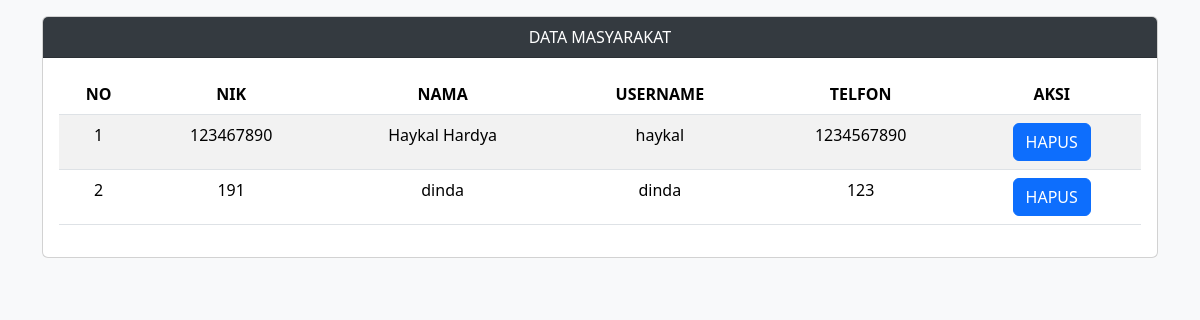
Page /admin/data_masyarakat.php on the committed database.
### tables this page shows
CREATE TABLE `masyarakat` (
  `nik` char(16) NOT NULL,
  `nama` varchar(35) NOT NULL,
  `username` varchar(25) NOT NULL,
  `password` varchar(32) NOT NULL,
  `telp` varchar(13) NOT NULL,
  `level` varchar(10) NOT NULL
);

### admin/data_masyarakat.php (the view, shortened to what this page needs)
<!DOCTYPE html>
<html lang="en">
<head>
    <link rel="stylesheet" type="text/css" href="../assets/css/bootstrap.min.css">
</head>
<body>
<div class="container">
    <div class="row">
        <div class="col-md-12 mt-3">
            <div class="card">
                <div class="card-header">
                    DATA MASYARAKAT
                </div>
                <div class="card-body">
                    <table class="table table-striped">
                        <thead>
                            <tr>
                                <th>NO</th>
                                <th>NIK</th>
                                <th>NAMA</th>
                                <th>USERNAME</th>
                                <th>TELFON</th>
                                <th>AKSI</th>
                            </tr>
                        </thead>
                        <tbody>
                            <?php
                            include '../config/koneksi.php';
                            $no = 1;
                            $query = mysqli_query($koneksi, "SELECT * FROM masyarakat");
                            while ($data = mysqli_fetch_array($query)) { ?>
                                <tr>
                                    <td><?php echo $no++; ?></td>
                                    <td><?php echo $data['nik'] ?></td>
                                    <td><?php echo $data['nama'] ?></td>
                                    <td><?php echo $data['username'] ?></td>
                                    <td><?php echo $data['telp'] ?></td>
                                    <td>
                                        <a href="" class="btn btn-primary" data-bs-toggle="modal" data-bs-target="#hapus<?php echo $data['nik'] ?>">HAPUS</a>
                                    </td>
                                </tr>
                            <?php } ?>
                        </tbody>
                    </table>
                </div>
            </div>
        </div>
    </div>
</div>
</body>
</html>

### admin/data_masyarakat.php (style rules this page uses)
body { font-family: 'Segoe UI', Tahoma, Geneva, Verdana, sans-serif; background-color: #f8f9fa; display: flex; flex-direction: column; min-height: 100vh; }
.card-header { background-color: #343a40; color: #fff; }
.card { text-align: center; }

### rows in the picture
masyarakat: nik "123467890", nama "Haykal Hardya", username "haykal", telp "1234567890"
masyarakat: nik "191", nama "dinda", username "dinda", telp "123"
